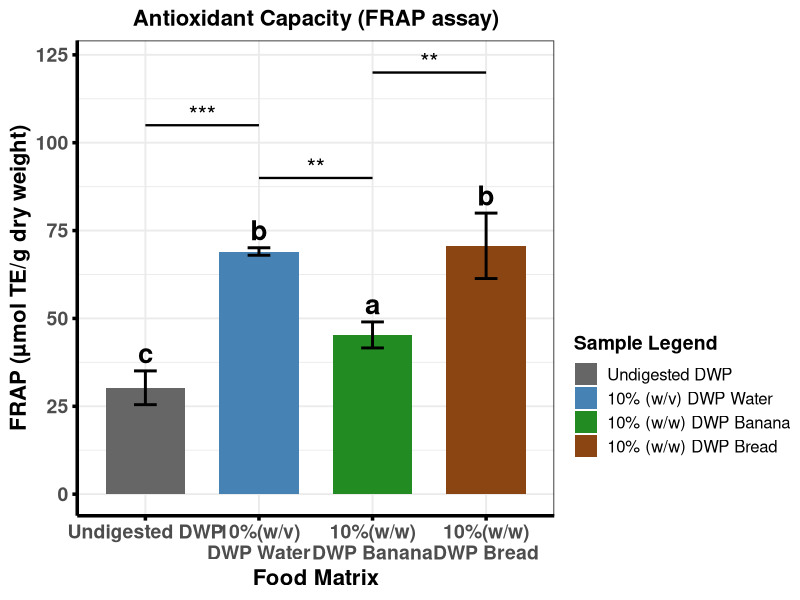
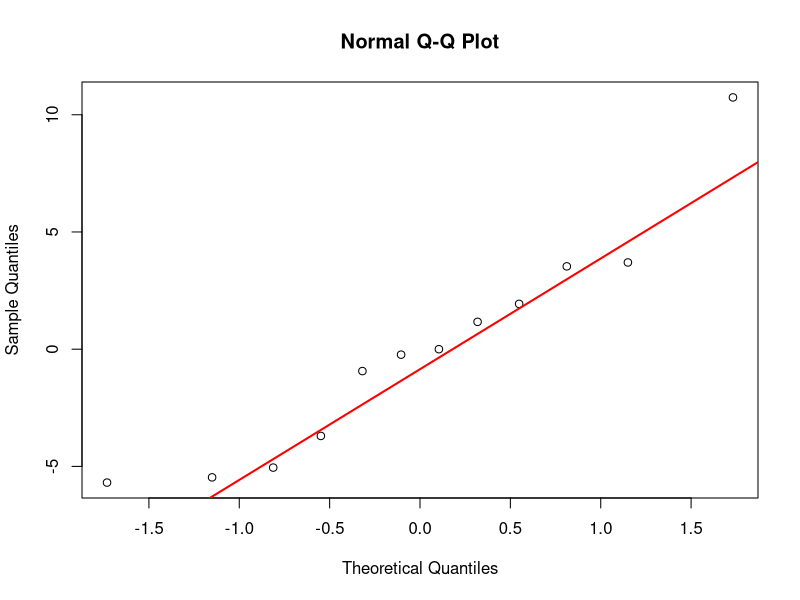
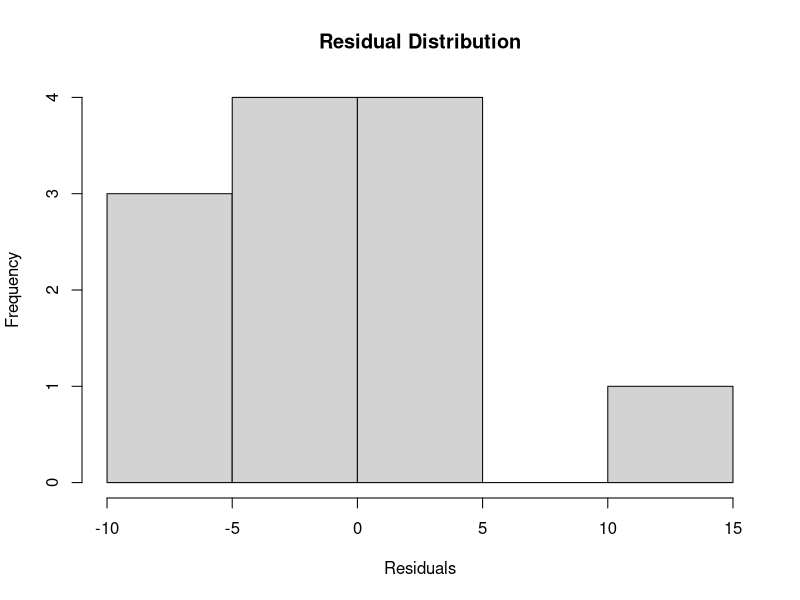
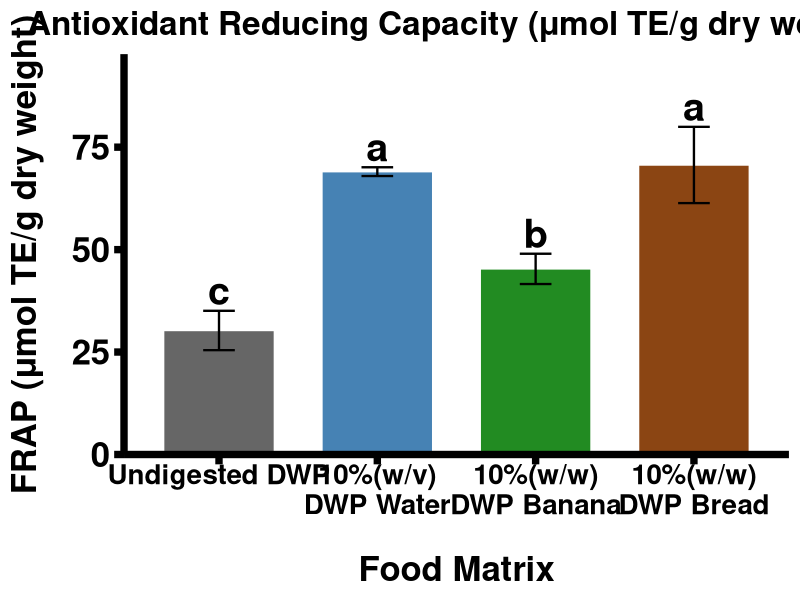

These charts were generated, in order, by the following R code:
#This Code is made by Maruf Raihan (PhD,NICHE,Ulster)for FRAP data statistical analysis and visual presentation

library(dplyr)
library(ggplot2)
library(multcompView)

# -----------------------------
# Raw FRAP data
# -----------------------------
FRAP <- c(
  33.80, 32.20, 24.80,      # Undigested DWP
  68.80, 68.10, 70.20,      # 10%(w/v)\nDWP Water
  41.60, 45.30, 49.00,      # 10%(w/w)\nDWP Banana
  81.40, 65.61, 64.97       # 10%(w/w)\nDWP Bread
)

group <- factor(rep(c("Undigested DWP", "10%(w/v)\nDWP Water", "10%(w/w)\nDWP Banana", "10%(w/w)\nDWP Bread"), each = 3))
df <- data.frame(FRAP, group)

# -----------------------------
# ANOVA + Tukey
# -----------------------------
anova_result <- aov(FRAP ~ group, data = df)
tukey <- TukeyHSD(anova_result)

# Extract p-values
pvals <- tukey$group[, "p adj"]
names(pvals) <- rownames(tukey$group)

# -----------------------------
# Tukey LETTERS (NEW)
# -----------------------------
letters <- multcompLetters(pvals)$Letters
letters_df <- data.frame(
  Sample = names(letters),
  Letter = letters
)

# -----------------------------
# Summary table (means + SD)
# -----------------------------
df_summary <- df %>%
  group_by(group) %>%
  summarise(
    Mean = mean(FRAP),
    SD   = sd(FRAP),
    .groups = "drop"
  )

df_summary$Sample <- factor(df_summary$group,
                            levels = c("Undigested DWP", "10%(w/v)\nDWP Water", "10%(w/w)\nDWP Banana", "10%(w/w)\nDWP Bread"))

# Merge Tukey letters into summary
df_summary <- merge(df_summary, letters_df, by.x = "Sample", by.y = "Sample")

# -----------------------------
# Function: convert p-value → asterisks
# -----------------------------
p_to_star <- function(p) {
  if (p < 0.0001) return("****")
  if (p < 0.001)  return("***")
  if (p < 0.01)   return("**")
  if (p < 0.05)   return("*")
  return("ns")
}

# -----------------------------
# Build automatic bracket table
# -----------------------------
comparisons <- data.frame(
  comp = names(pvals),
  p = pvals,
  stars = sapply(pvals, p_to_star)
)

# Split "A-B" into two groups
comparisons <- comparisons %>%
  mutate(
    g1 = sub("-.*", "", comp),
    g2 = sub(".*-", "", comp)
  )

# -----------------------------
# REMOVE ONLY:
# Undigested DWP – 10%(w/w)\nDWP Banana
# Undigested DWP – 10%(w/w)\nDWP Bread
# DWP_Water – 10%(w/w)\nDWP Bread
# -----------------------------
remove_comps <- c(
  "Undigested DWP-10%(w/w)\nDWP Banana",
  "10%(w/w)\nDWP Banana-Undigested DWP",
  "10%(w/v)\nDWP Water-10%(w/w) \nDWP Bread",
  "10%(w/w)\nDWP Bread-10%(w/v)\nDWP Water",
  "Undigested DWP-10%(w/w)\nDWP Bread"
)

comparisons <- comparisons %>%
  filter(!(comp %in% remove_comps))

# -----------------------------
# Assign bracket height automatically
# -----------------------------
max_y <- max(df_summary$Mean + df_summary$SD)
comparisons$y <- seq(max_y + 10, max_y + 10 + 15*(nrow(comparisons)-1), by = 15)

# -----------------------------
# ggplot
# -----------------------------
p <- ggplot(df_summary, aes(x = Sample, y = Mean, fill = Sample)) +
  geom_col(width = 0.7) +
  geom_errorbar(aes(ymin = Mean - SD, ymax = Mean + SD),
                width = 0.2, linewidth = 1) +
  
  # -----------------------------
# ADD TUKEY LETTERS ABOVE BARS
# -----------------------------
geom_text(
  aes(label = Letter, y = Mean + SD + 5),
  size = 7,
  fontface = "bold"
) +
  
  scale_fill_manual(
    values = c("Undigested DWP" = "grey40",
               "10%(w/v)\nDWP Water"   = "steelblue",
               "10%(w/w)\nDWP Banana"  = "forestgreen",
               "10%(w/w)\nDWP Bread"   = "saddlebrown"),
    labels = c(
      "Undigested DWP",
      "10% (w/v) DWP Water",
      "10% (w/w) DWP Banana",
      "10% (w/w) DWP Bread"
    ),
    name = "Sample Legend"
  ) +
  
  theme_bw(base_size = 14) +
  theme(
    legend.position = "right",
    legend.margin = margin(t = 170),      # push legend downward
    legend.title = element_text(size = 14, face = "bold"),
    legend.text  = element_text(size = 12),
    plot.title = element_text(size = 16, face = "bold", hjust = 0.5),
    axis.text.x = element_text(size = 14, face = "bold"),
    axis.text.y = element_text(size = 14, face = "bold"),
    axis.title.x = element_text(size = 16, face = "bold"),
    axis.title.y = element_text(size = 16, face = "bold"),
    axis.line = element_line(colour = "black", linewidth = 1.2),
    axis.ticks = element_line(colour = "black", linewidth = 1.2)
  ) +
  labs(
    title = "Antioxidant Capacity (FRAP assay)",
    x = "Food Matrix",
    y = "FRAP (µmol TE/g dry weight)"
  )

# -----------------------------
# Add automatic brackets + asterisks
# -----------------------------
for (i in 1:nrow(comparisons)) {
  g1 <- comparisons$g1[i]
  g2 <- comparisons$g2[i]
  y  <- comparisons$y[i]
  stars <- comparisons$stars[i]
  
  x1 <- which(levels(df_summary$Sample) == g1)
  x2 <- which(levels(df_summary$Sample) == g2)
  
  p <- p +
    annotate("segment", x = x1, xend = x2, y = y, yend = y, linewidth = 0.8) +
    annotate("text", x = (x1 + x2)/2, y = y + 3, label = stars, size = 6)
}

print(p)

# -----------------------------
# Console output
# -----------------------------
cat("\n=== DESCRIPTIVE STATS + TUKEY LETTERS ===\n")
print(df_summary)

cat("\n=== ANOVA SUMMARY ===\n")
print(summary(anova_result))

cat("\n=== TUKEY POST-HOC ===\n")
print(tukey)

cat("\n=== SIGNIFICANCE STARS USED IN PLOT ===\n")
print(comparisons[, c("comp", "p", "stars")])


# ---------------------------------------------------------
# ANOVA ASSUMPTION CHECKS
# ---------------------------------------------------------

# Residuals from ANOVA model
res <- residuals(anova_result)

# Shapiro-Wilk normality test
shapiro.test(res)

# Q-Q plot
qqnorm(res)
qqline(res, col = "red", lwd = 2)

# Histogram of residuals
hist(res,
     main = "Residual Distribution",
     xlab = "Residuals")

# Homogeneity of variance
library(car)

leveneTest(FRAP ~ group, data = df)


#Methods

#Assumptions of normality and homogeneity of variance were assessed using the Shapiro-Wilk and Levene's tests, respectively. Differences among food matrices were evaluated by one-way ANOVA followed by Tukey's HSD post hoc test (p < 0.05).

#Results (if reporting assumptions)

#Residuals were normally distributed (Shapiro-Wilk: W = 0.92204, p = 0.3033), supporting the use of parametric analyses.
#In your thesis, if an examiner asks why you checked residuals rather than raw values, the short answer is:

#ANOVA assumes that model residuals are normally distributed within treatments. Therefore, normality was assessed using the residuals from the fitted ANOVA model rather than the pooled raw observations
#ANOVA asks:

#"Are the differences between groups larger than the random variation within groups?"

#Therefore the distribution that matters is the distribution of the within-group random variation, i.e., the residuals.



#NAPIC 2026

# =====================================================================
# FRAP DATA ANALYSIS + PUBLICATION-QUALITY BAR PLOT
# Author: Maruf Raihan (PhD, NICHE, Ulster)
# =====================================================================

library(dplyr)
library(ggplot2)
library(multcompView)
library(grid)
library(car)

# -----------------------------
# Raw FRAP data
# -----------------------------

FRAP <- c(
  33.80, 32.20, 24.80,      # Undigested DWP
  68.80, 68.10, 70.20,      # Water
  41.60, 45.30, 49.00,      # Banana
  81.40, 65.61, 64.97       # Bread
)

group <- factor(
  rep(
    c(
      "Undigested DWP",
      "10%(w/v)\nDWP Water",
      "10%(w/w)\nDWP Banana",
      "10%(w/w)\nDWP Bread"
    ),
    each = 3
  ),
  levels = c(
    "Undigested DWP",
    "10%(w/v)\nDWP Water",
    "10%(w/w)\nDWP Banana",
    "10%(w/w)\nDWP Bread"
  )
)

df <- data.frame(FRAP, group)

# -----------------------------
# ANOVA + Tukey
# -----------------------------

anova_result <- aov(FRAP ~ group, data = df)

tukey <- TukeyHSD(anova_result)

pvals <- tukey$group[, "p adj"]
names(pvals) <- rownames(tukey$group)

# -----------------------------
# Tukey letters
# -----------------------------

letters <- multcompLetters(pvals)$Letters

letters_df <- data.frame(
  Sample = names(letters),
  Letter = letters
)

# -----------------------------
# Summary statistics
# -----------------------------

df_summary <- df %>%
  group_by(group) %>%
  summarise(
    Mean = mean(FRAP),
    SD = sd(FRAP),
    .groups = "drop"
  )

df_summary$Sample <- factor(
  df_summary$group,
  levels = c(
    "Undigested DWP",
    "10%(w/v)\nDWP Water",
    "10%(w/w)\nDWP Banana",
    "10%(w/w)\nDWP Bread"
  )
)

df_summary <- merge(
  df_summary,
  letters_df,
  by.x = "Sample",
  by.y = "Sample"
)

# -----------------------------
# p-value to stars
# -----------------------------

p_to_star <- function(p) {
  if (p < 0.0001) return("****")
  if (p < 0.001) return("***")
  if (p < 0.01) return("**")
  if (p < 0.05) return("*")
  return("ns")
}

# -----------------------------
# Comparisons table
# -----------------------------

comparisons <- data.frame(
  comp = names(pvals),
  p = pvals,
  stars = sapply(pvals, p_to_star)
)

comparisons <- comparisons %>%
  mutate(
    g1 = sub("-.*", "", comp),
    g2 = sub(".*-", "", comp)
  )

# -----------------------------
# Remove unwanted comparisons
# -----------------------------

remove_comps <- c(
  "Undigested DWP-10%(w/w)\nDWP Banana",
  "10%(w/w)\nDWP Banana-Undigested DWP",
  
  "10%(w/v)\nDWP Water-10%(w/w)\nDWP Bread",
  "10%(w/w)\nDWP Bread-10%(w/v)\nDWP Water",
  
  "Undigested DWP-10%(w/w)\nDWP Bread",
  "10%(w/w)\nDWP Bread-Undigested DWP"
)

comparisons <- comparisons %>%
  filter(!(comp %in% remove_comps)) %>%
  filter(stars != "ns")

# -----------------------------
# Bracket heights
# -----------------------------

max_y <- max(df_summary$Mean + df_summary$SD)

comparisons$y <- seq(
  max_y + 10,
  max_y + 10 + 15 * (nrow(comparisons) - 1),
  by = 15
)

# -----------------------------
# Plot
# -----------------------------

p <- ggplot(
  df_summary,
  aes(
    x = Sample,
    y = Mean,
    fill = Sample
  )
) +
  
  geom_col(
    width = 0.7,
    colour = "white"
  ) +
  
  geom_errorbar(
    aes(
      ymin = Mean - SD,
      ymax = Mean + SD
    ),
    width = 0.2,
    linewidth = 0.8
  ) +
  
  geom_text(
    aes(
      label = Letter,
      y = Mean + SD + 5
    ),
    size = 10,
    fontface = "bold"
  ) +
  
  scale_fill_manual(
    values = c(
      "Undigested DWP" = "grey40",
      "10%(w/v)\nDWP Water" = "steelblue",
      "10%(w/w)\nDWP Banana" = "forestgreen",
      "10%(w/w)\nDWP Bread" = "saddlebrown"
    )
  ) +
  
  scale_y_continuous(
    expand = expansion(mult = c(0, 0.15))
  ) +
  
  labs(
    title = "Antioxidant Reducing Capacity (μmol TE/g dry weight)",
    x = "Food Matrix",
    y = "FRAP (μmol TE/g dry weight)"
  ) +
  
  theme_classic(base_size = 16) +
  
  theme(
    
    legend.position = "none",
    
    panel.background = element_rect(
      fill = "white",
      colour = NA
    ),
    
    plot.background = element_rect(
      fill = "white",
      colour = NA
    ),
    
    plot.title = element_text(
      size = 24,
      face = "bold",
      hjust = 0.5
    ),
    
    axis.text.x = element_text(
      size = 20,
      face = "bold",
      margin = margin(b = 5),
      colour = "black"
    ),
    
    axis.text.y = element_text(
      size = 25,
      face = "bold",
      colour = "black"
    ),
    
    axis.title.x = element_text(
      size = 25,
      face = "bold",
      margin = margin(t = 20)
    ),
    
    axis.title.y = element_text(
      size = 25,
      face = "bold",
      margin = margin(r = 20)
    ),
    
    axis.line = element_line(
      colour = "black",
      linewidth = 2.5
    ),
    
    axis.ticks = element_line(
      colour = "black",
      linewidth = 2.5
    ),
    
    axis.ticks.length = unit(0.25, "cm"),
    
    panel.grid.major = element_blank(),
    panel.grid.minor = element_blank()
  )


# -----------------------------
# PRINT PLOT
# -----------------------------

print(p)
